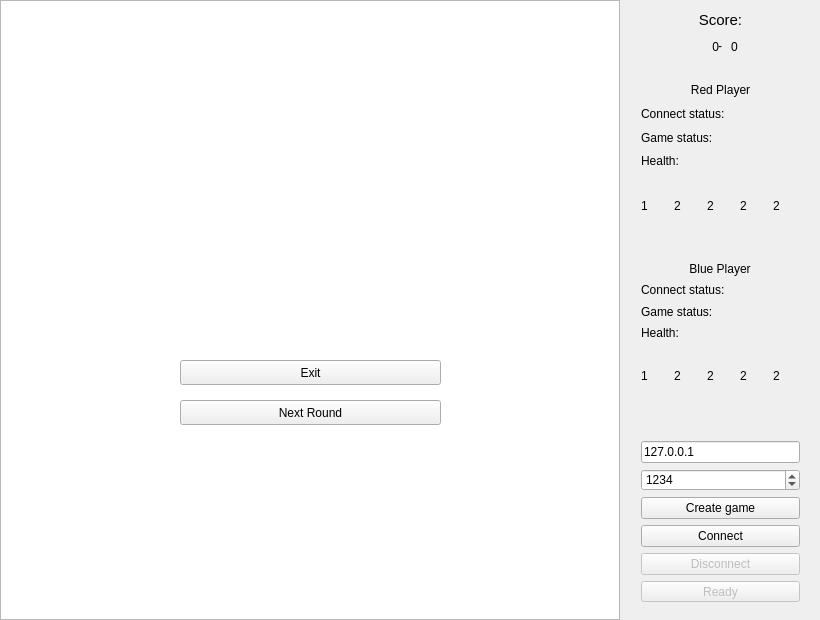
<?xml version="1.0" encoding="UTF-8"?>
<ui version="4.0">
 <class>MainWindow</class>
 <widget class="QMainWindow" name="MainWindow">
  <property name="geometry">
   <rect>
    <x>0</x>
    <y>0</y>
    <width>820</width>
    <height>620</height>
   </rect>
  </property>
  <property name="focusPolicy">
   <enum>Qt::NoFocus</enum>
  </property>
  <property name="windowTitle">
   <string>TankWars 1.0a</string>
  </property>
  <widget class="QWidget" name="centralWidget">
   <property name="focusPolicy">
    <enum>Qt::NoFocus</enum>
   </property>
   <widget class="QGraphicsView" name="graphicsView">
    <property name="geometry">
     <rect>
      <x>0</x>
      <y>0</y>
      <width>620</width>
      <height>620</height>
     </rect>
    </property>
    <property name="focusPolicy">
     <enum>Qt::StrongFocus</enum>
    </property>
   </widget>
   <widget class="QWidget" name="layoutWidget">
    <property name="geometry">
     <rect>
      <x>630</x>
      <y>430</y>
      <width>181</width>
      <height>183</height>
     </rect>
    </property>
    <layout class="QVBoxLayout" name="verticalLayout">
     <item>
      <widget class="QLineEdit" name="leHost">
       <property name="enabled">
        <bool>true</bool>
       </property>
       <property name="text">
        <string>127.0.0.1</string>
       </property>
      </widget>
     </item>
     <item>
      <widget class="QSpinBox" name="lePort_2">
       <property name="maximum">
        <number>65536</number>
       </property>
       <property name="value">
        <number>1234</number>
       </property>
      </widget>
     </item>
     <item>
      <widget class="QPushButton" name="btnNewGame">
       <property name="text">
        <string>Create game</string>
       </property>
      </widget>
     </item>
     <item>
      <widget class="QPushButton" name="btnConnect">
       <property name="focusPolicy">
        <enum>Qt::NoFocus</enum>
       </property>
       <property name="text">
        <string>Connect</string>
       </property>
      </widget>
     </item>
     <item>
      <widget class="QPushButton" name="btnDisconnect">
       <property name="enabled">
        <bool>false</bool>
       </property>
       <property name="text">
        <string>Disconnect</string>
       </property>
      </widget>
     </item>
     <item>
      <widget class="QPushButton" name="btnReady">
       <property name="enabled">
        <bool>false</bool>
       </property>
       <property name="text">
        <string>Ready</string>
       </property>
      </widget>
     </item>
    </layout>
   </widget>
   <widget class="QWidget" name="verticalLayoutWidget">
    <property name="geometry">
     <rect>
      <x>630</x>
      <y>70</y>
      <width>181</width>
      <height>111</height>
     </rect>
    </property>
    <layout class="QVBoxLayout" name="RedPlayerBox">
     <item>
      <widget class="QLabel" name="RedPlayer">
       <property name="maximumSize">
        <size>
         <width>177</width>
         <height>30</height>
        </size>
       </property>
       <property name="layoutDirection">
        <enum>Qt::LeftToRight</enum>
       </property>
       <property name="text">
        <string>Red Player</string>
       </property>
       <property name="alignment">
        <set>Qt::AlignCenter</set>
       </property>
      </widget>
     </item>
     <item>
      <widget class="QLabel" name="r_connectStatus">
       <property name="text">
        <string>Connect status:</string>
       </property>
      </widget>
     </item>
     <item>
      <widget class="QLabel" name="r_gameStatus">
       <property name="text">
        <string>Game status:</string>
       </property>
      </widget>
     </item>
     <item>
      <widget class="QLabel" name="r_health">
       <property name="text">
        <string>Health: </string>
       </property>
      </widget>
     </item>
    </layout>
   </widget>
   <widget class="QWidget" name="verticalLayoutWidget_2">
    <property name="geometry">
     <rect>
      <x>630</x>
      <y>250</y>
      <width>181</width>
      <height>101</height>
     </rect>
    </property>
    <layout class="QVBoxLayout" name="BluePlayerBox">
     <item alignment="Qt::AlignHCenter">
      <widget class="QLabel" name="BluePlayer">
       <property name="sizePolicy">
        <sizepolicy hsizetype="Preferred" vsizetype="Preferred">
         <horstretch>0</horstretch>
         <verstretch>0</verstretch>
        </sizepolicy>
       </property>
       <property name="maximumSize">
        <size>
         <width>100</width>
         <height>30</height>
        </size>
       </property>
       <property name="text">
        <string>Blue Player</string>
       </property>
       <property name="alignment">
        <set>Qt::AlignCenter</set>
       </property>
      </widget>
     </item>
     <item>
      <widget class="QLabel" name="b_connectStatus">
       <property name="text">
        <string>Connect status:</string>
       </property>
      </widget>
     </item>
     <item>
      <widget class="QLabel" name="b_gameStatus">
       <property name="text">
        <string>Game status:</string>
       </property>
      </widget>
     </item>
     <item>
      <widget class="QLabel" name="b_health">
       <property name="text">
        <string>Health: </string>
       </property>
      </widget>
     </item>
    </layout>
   </widget>
   <widget class="QLabel" name="Score">
    <property name="geometry">
     <rect>
      <x>630</x>
      <y>10</y>
      <width>181</width>
      <height>20</height>
     </rect>
    </property>
    <property name="font">
     <font>
      <pointsize>11</pointsize>
     </font>
    </property>
    <property name="layoutDirection">
     <enum>Qt::LeftToRight</enum>
    </property>
    <property name="text">
     <string>Score:</string>
    </property>
    <property name="alignment">
     <set>Qt::AlignCenter</set>
    </property>
   </widget>
   <widget class="QPushButton" name="btnRestart">
    <property name="geometry">
     <rect>
      <x>180</x>
      <y>400</y>
      <width>261</width>
      <height>25</height>
     </rect>
    </property>
    <property name="text">
     <string>Next Round</string>
    </property>
    <property name="checkable">
     <bool>false</bool>
    </property>
   </widget>
   <widget class="QPushButton" name="btnExit">
    <property name="geometry">
     <rect>
      <x>180</x>
      <y>360</y>
      <width>261</width>
      <height>25</height>
     </rect>
    </property>
    <property name="text">
     <string>Exit</string>
    </property>
   </widget>
   <widget class="QWidget" name="horizontalLayoutWidget">
    <property name="geometry">
     <rect>
      <x>630</x>
      <y>190</y>
      <width>181</width>
      <height>31</height>
     </rect>
    </property>
    <layout class="QHBoxLayout" name="horizontalLayout">
     <item>
      <widget class="QLabel" name="r_hp1">
       <property name="text">
        <string>1</string>
       </property>
      </widget>
     </item>
     <item>
      <widget class="QLabel" name="r_hp2">
       <property name="text">
        <string>2</string>
       </property>
      </widget>
     </item>
     <item>
      <widget class="QLabel" name="r_hp3">
       <property name="text">
        <string>2</string>
       </property>
      </widget>
     </item>
     <item>
      <widget class="QLabel" name="r_hp4">
       <property name="text">
        <string>2</string>
       </property>
      </widget>
     </item>
     <item>
      <widget class="QLabel" name="r_hp5">
       <property name="text">
        <string>2</string>
       </property>
      </widget>
     </item>
    </layout>
   </widget>
   <widget class="QWidget" name="horizontalLayoutWidget_2">
    <property name="geometry">
     <rect>
      <x>630</x>
      <y>360</y>
      <width>181</width>
      <height>31</height>
     </rect>
    </property>
    <layout class="QHBoxLayout" name="horizontalLayout_2">
     <item>
      <widget class="QLabel" name="b_hp1">
       <property name="text">
        <string>1</string>
       </property>
      </widget>
     </item>
     <item>
      <widget class="QLabel" name="b_hp2">
       <property name="text">
        <string>2</string>
       </property>
      </widget>
     </item>
     <item>
      <widget class="QLabel" name="b_hp3">
       <property name="text">
        <string>2</string>
       </property>
      </widget>
     </item>
     <item>
      <widget class="QLabel" name="b_hp4">
       <property name="text">
        <string>2</string>
       </property>
      </widget>
     </item>
     <item>
      <widget class="QLabel" name="b_hp5">
       <property name="text">
        <string>2</string>
       </property>
      </widget>
     </item>
    </layout>
   </widget>
   <widget class="QWidget" name="horizontalLayoutWidget_3">
    <property name="geometry">
     <rect>
      <x>630</x>
      <y>30</y>
      <width>180</width>
      <height>31</height>
     </rect>
    </property>
    <layout class="QHBoxLayout" name="horizontalLayout_3">
     <item>
      <widget class="QLabel" name="rScore">
       <property name="minimumSize">
        <size>
         <width>78</width>
         <height>12</height>
        </size>
       </property>
       <property name="maximumSize">
        <size>
         <width>78</width>
         <height>12</height>
        </size>
       </property>
       <property name="text">
        <string>0</string>
       </property>
       <property name="alignment">
        <set>Qt::AlignRight|Qt::AlignTrailing|Qt::AlignVCenter</set>
       </property>
      </widget>
     </item>
     <item>
      <widget class="QLabel" name="label">
       <property name="minimumSize">
        <size>
         <width>10</width>
         <height>10</height>
        </size>
       </property>
       <property name="maximumSize">
        <size>
         <width>10</width>
         <height>10</height>
        </size>
       </property>
       <property name="text">
        <string>-</string>
       </property>
       <property name="alignment">
        <set>Qt::AlignCenter</set>
       </property>
      </widget>
     </item>
     <item>
      <widget class="QLabel" name="bScore">
       <property name="minimumSize">
        <size>
         <width>76</width>
         <height>12</height>
        </size>
       </property>
       <property name="maximumSize">
        <size>
         <width>78</width>
         <height>12</height>
        </size>
       </property>
       <property name="text">
        <string>0</string>
       </property>
      </widget>
     </item>
    </layout>
   </widget>
  </widget>
 </widget>
 <layoutdefault spacing="6" margin="11"/>
 <resources/>
 <connections/>
</ui>
